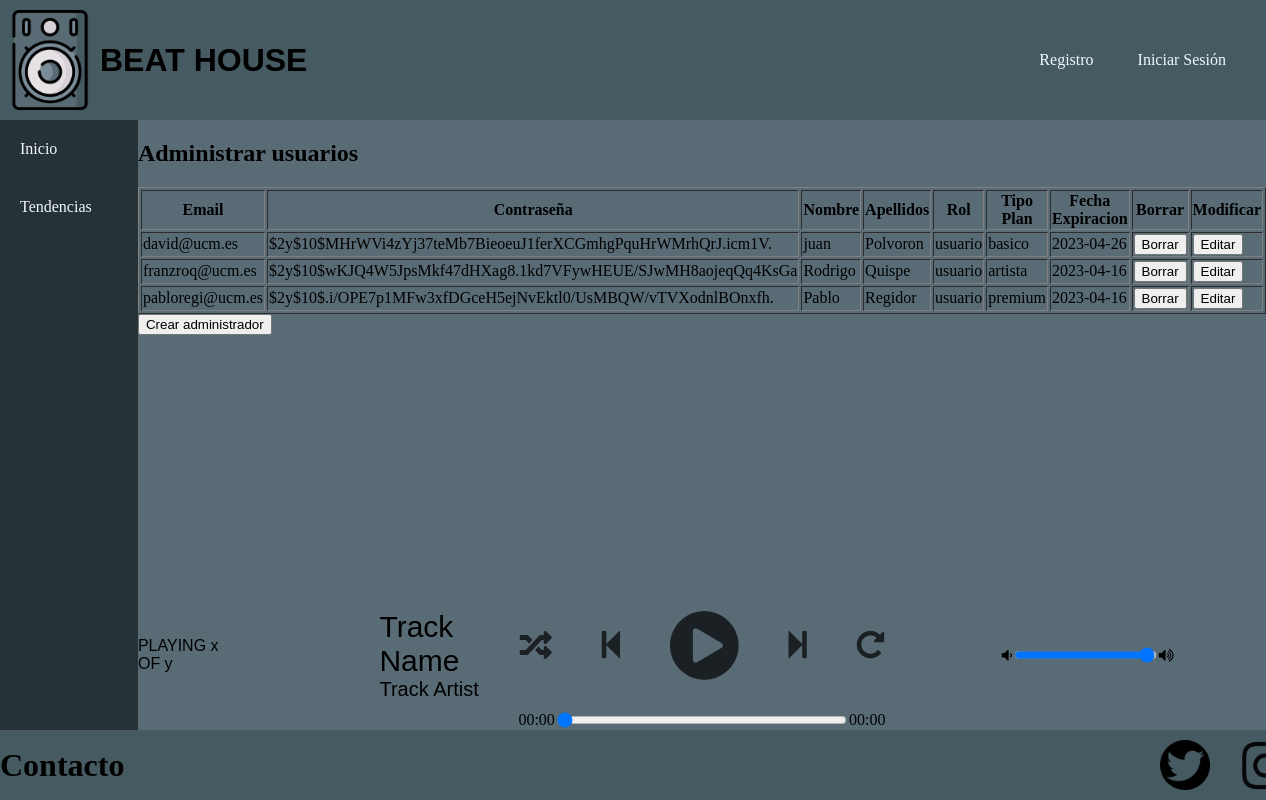
The app's page /GestionUsuarios.php with its own data.
### tables this page shows
CREATE TABLE `usuarios` (
  `email` varchar(50) NOT NULL,
  `contraseña` varchar(100) DEFAULT NULL,
  `nombre` varchar(20) NOT NULL,
  `apellidos` varchar(50) NOT NULL,
  `rol` varchar(10) NOT NULL,
  `tipoPlan` varchar(20) NOT NULL,
  `fechaExpiracionPlan` date NOT NULL
);

### GestionUsuarios.php (called while the page is built, shortened)
<?php
    $form = new es\ucm\fdi\aw\FormModificarUsu();
    if (isset($_POST['borrarUsuario'])) {
        $email = $_POST['borrarUsuario'] ?? '';
        es\ucm\fdi\aw\Admin::borrarUsuario($email);
        header("Location: gestionUsuarios.php");
    }
    else if (isset($_POST['modificarUsuario'])) {
        $datosUsuario = json_decode($_POST['modificarUsuario']);
        $_SESSION['datosUsuario'] = $datosUsuario;
        $contenidoPrincipal = $form->gestionaModificarDatos($datosUsuario);
    }
    else if(isset($_POST['Aplicar'])){
        $datosUsuario = $_SESSION['datosUsuario'];
        $contenidoPrincipal = $form->gestionaModificarDatos($datosUsuario);
    }
    else{
        $contenidoPrincipal = es\ucm\fdi\aw\Admin::mostrarUsuarios();
    }
    require RAIZ_APP . "/vistas/plantillas/plantilla.php";

### includes/Admin.php (the view, shortened to what this page needs)
<?php
class Admin
{
    public static function mostrarUsuarios()
    {
        $conn = Aplicacion::getInstance()->getConexionBd();
        $consulta = "SELECT * FROM usuarios";
        $resultado = $conn->query($consulta);
        $contenidoPrincipal = "<h1>Administrar usuarios</h1>";
        $contenidoPrincipal .= "<table border='1'>";
        $contenidoPrincipal .= "<tr><th>Email</th><th>Contraseña</th><th>Nombre</th><th>Apellidos</th><th>Rol</th><th>Tipo Plan</th><th>Fecha Expiracion</th><th>Borrar</th><th>Modificar</th></tr>";
        while ($fila = $resultado->fetch_assoc()) {
            $contenidoPrincipal .= "<tr>";
            $contenidoPrincipal .= "<td>" . $fila['email'] . "</td>";
            $contenidoPrincipal .= "<td>" . $fila['contraseña'] . "</td>";
            $contenidoPrincipal .= "<td>" . $fila['nombre'] . "</td>";
            $contenidoPrincipal .= "<td>" . $fila['apellidos'] . "</td>";
            $contenidoPrincipal .= "<td>" . $fila['rol'] . "</td>";
            $contenidoPrincipal .= "<td>" . $fila['tipoPlan'] . "</td>";
            $contenidoPrincipal .= "<td>" . $fila['fechaExpiracionPlan'] . "</td>";
            $info = [$fila['email'], $fila['contraseña'], $fila['nombre'], $fila['apellidos'], $fila['rol'], $fila['tipoPlan'], $fila['fechaExpiracionPlan']];
            $datos = json_encode($info);
            $contenidoPrincipal .= "<td>
                <form action='gestionUsuarios.php' method='POST'>
                    <button type='submit' name='borrarUsuario' value='{$fila['email']}'>Borrar</button>
                </form>
            </td>";
            $contenidoPrincipal .= "<td>
                <form action='gestionUsuarios.php' method='POST'>
                    <button type='submit' name='modificarUsuario' value='{$datos}'>Editar</button>
                </form>
            </td>";
            $contenidoPrincipal .= "</tr>";
        }
        $contenidoPrincipal .= "</table>";
        $contenidoPrincipal .= "<form action='crearAdmin.php' method='POST'>
                    <button type='submit' name='crearAdmin'>Crear administrador</button>
                </form>";
        return $contenidoPrincipal;
    }
}

### css/estiloPagina.css (style rules this page uses)
body { background-color: #596C76; margin: 0; display: flex; flex-direction: column; }

### records on screen
usuarios: email "david@ucm.es", contraseña "$2y$10$MHrWVi4zYj37teMb7BieoeuJ1ferXCGmhgPquHrWMrhQrJ.icm1V.", nombre "juan", apellidos "Polvoron", rol "usuario", tipoPlan "basico", fechaExpiracionPlan "2023-04-26"
usuarios: email "franzroq@ucm.es", contraseña "$2y$10$wKJQ4W5JpsMkf47dHXag8.1kd7VFywHEUE/SJwMH8aojeqQq4KsGa", nombre "Rodrigo", apellidos "Quispe", rol "usuario", tipoPlan "artista", fechaExpiracionPlan "2023-04-16"
usuarios: email "pabloregi@ucm.es", contraseña "$2y$10$.i/OPE7p1MFw3xfDGceH5ejNvEktl0/UsMBQW/vTVXodnlBOnxfh.", nombre "Pablo", apellidos "Regidor", rol "usuario", tipoPlan "premium", fechaExpiracionPlan "2023-04-16"
